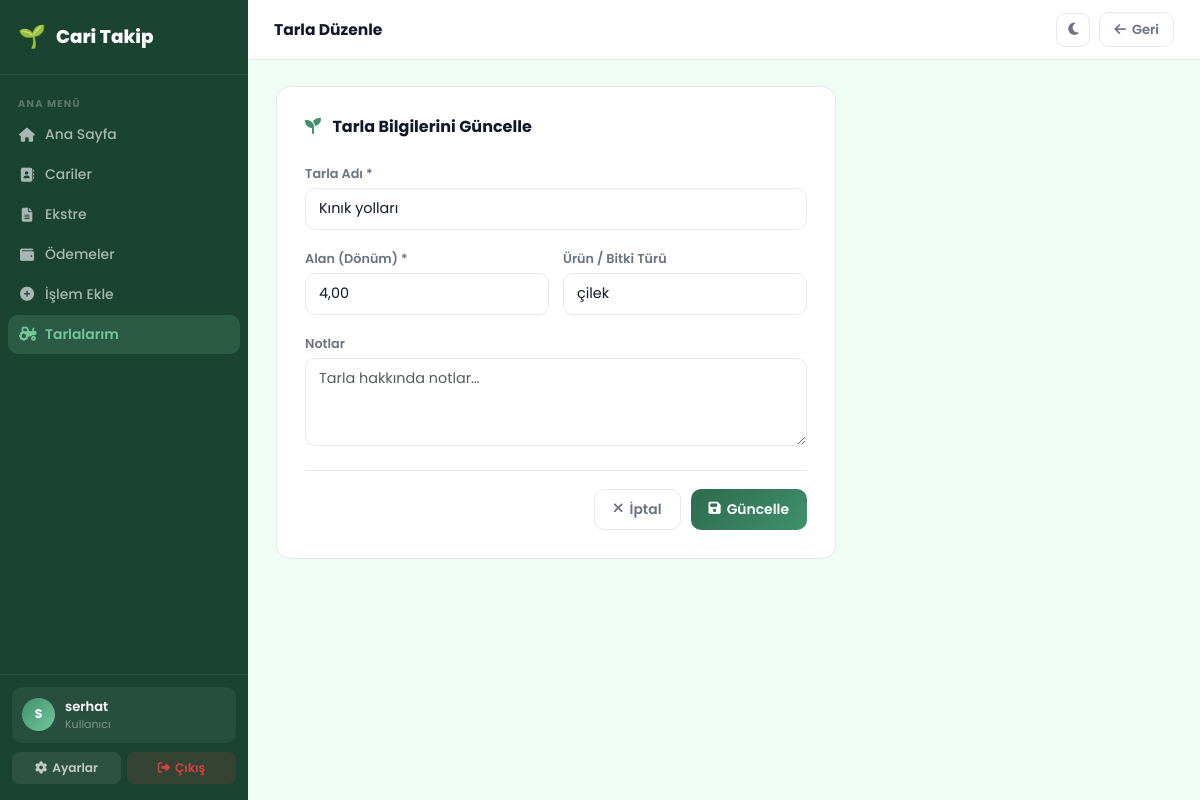
Page /tarlalar/1/duzenle/ (signed in) on the committed database.
### fields/models.py (models this page shows, shortened)
class Field(models.Model):
    name = models.CharField(max_length=150)
    area = models.DecimalField(max_digits=8, decimal_places=2, help_text='Dönüm')
    crop_type = models.CharField(max_length=100, blank=True)
    notes = models.TextField(blank=True)
    created_at = models.DateTimeField(auto_now_add=True)
    class Meta:
        ordering = ['name']

### fields/views.py (the view, shortened to what this page needs)
# urls.py: path('<int:pk>/duzenle/', views.field_edit, name='field_edit'),
@login_required
def field_edit(request, pk):
    field = get_object_or_404(Field, pk=pk)
    return render(request, 'fields/field_form.html', {'field': field})

### Desktop/Yeni klasör/fields/templates/fields/field_form.html (shortened to what this page needs)
{% extends 'dashboard/base.html' %}
{% block page_title %}{% if field %}Tarla Düzenle{% else %}Yeni Tarla Ekle{% endif %}{% endblock %}
{% block topbar_right %}
<a href="{% url 'field_list' %}" class="btn-o" style="padding:7px 14px;font-size:.82rem;">
    <i class="fas fa-arrow-left"></i> Geri
</a>
{% endblock %}
{% block content %}
<div style="max-width:560px;">
    <div class="surface" style="padding:28px;">
        <div style="font-size:1rem;font-weight:700;margin-bottom:22px;">
            <i class="fas fa-seedling me-2" style="color:var(--primary-light);"></i>
            {% if field %}Tarla Bilgilerini Güncelle{% else %}Yeni Tarla Ekle{% endif %}
        </div>
        <form method="post">
            <div class="mb-3">
                <label class="form-label">Tarla Adı *</label>
                <input type="text" name="name" class="form-control"
                    value="{% if field %}{{ field.name }}{% elif form_data %}{{ form_data.name }}{% endif %}"
                    placeholder="örn. Kınık Yolları" required>
            </div>
            <div class="field-2 mb-3" style="display:grid;grid-template-columns:1fr 1fr;gap:14px;">
                <div>
                    <label class="form-label">Alan (Dönüm) *</label>
                    <input type="text" inputmode="decimal" name="area" class="form-control"
                        value="{% if field %}{{ field.area }}{% elif form_data %}{{ form_data.area }}{% endif %}"
                        placeholder="örn. 5" required>
                </div>
                <div>
                    <label class="form-label">Ürün / Bitki Türü</label>
                    <input type="text" name="crop_type" class="form-control"
                        value="{% if field %}{{ field.crop_type }}{% elif form_data %}{{ form_data.crop_type }}{% endif %}"
                        placeholder="örn. Çilek">
                </div>
            </div>
            <div class="mb-3">
                <label class="form-label">Notlar</label>
                <textarea name="notes" class="form-control" placeholder="Tarla hakkında notlar…">{% if field %}{{ field.notes }}{% elif form_data %}{{ form_data.notes }}{% endif %}</textarea>
            </div>
            <div style="display:flex;gap:10px;justify-content:flex-end;margin-top:24px;padding-top:18px;border-top:1px solid var(--border);">
                <a href="{% url 'field_list' %}" class="btn-o"><i class="fas fa-times"></i> İptal</a>
                <button type="submit" class="btn-g">
                    <i class="fas fa-save"></i> {% if field %}Güncelle{% else %}Kaydet{% endif %}
                </button>
            </div>
        </form>
    </div>
</div>
{% endblock %}

### Desktop/Yeni klasör/dashboard/templates/dashboard/base.html (shortened to what this page needs)
<!DOCTYPE html>
<html lang="tr" data-theme="light">
<head>
    <link href="https://cdn.jsdelivr.net/npm/bootstrap@5.3.0/dist/css/bootstrap.min.css" rel="stylesheet">
    <link href="https://cdnjs.cloudflare.com/ajax/libs/font-awesome/6.4.0/css/all.min.css" rel="stylesheet">
</head>
<body>
{% with cur=request.resolver_match.url_name %}
<aside class="sidebar" id="sidebar">
    <a class="sb-brand" href="{% url 'dashboard' %}">
        <span class="emoji">🌱</span> Cari Takip
    </a>
    <nav class="sb-nav">
        <div class="sb-section">Ana Menü</div>
        <a href="{% url 'dashboard' %}" class="sb-item {% if cur == 'dashboard' %}active{% endif %}">
            <i class="fas fa-home"></i> Ana Sayfa
        </a>
        <a href="{% url 'customer_list' %}" class="sb-item {% if cur == 'customer_list' or cur == 'customer_detail' or cur == 'customer_create' %}active{% endif %}">
            <i class="fas fa-address-book"></i> Cariler
        </a>
        <a href="{% url 'statement' %}" class="sb-item {% if cur == 'statement' %}active{% endif %}">
            <i class="fas fa-file-alt"></i> Ekstre
        </a>
        <a href="{% url 'payments' %}" class="sb-item {% if cur == 'payments' or cur == 'payment_create' %}active{% endif %}">
            <i class="fas fa-wallet"></i> Ödemeler
        </a>
        <a href="{% url 'transaction_create' %}" class="sb-item {% if cur == 'transaction_create' %}active{% endif %}">
            <i class="fas fa-plus-circle"></i> İşlem Ekle
        </a>
        <a href="{% url 'field_list' %}" class="sb-item {% if cur == 'field_list' or cur == 'field_detail' or cur == 'field_create' or cur == 'field_edit' %}active{% endif %}">
            <i class="fas fa-tractor"></i> Tarlalarım
        </a>
    </nav>
    <div class="sb-footer">
        <div class="sb-user">
            <div class="sb-avatar">{{ request.user.username|first|upper }}</div>
            <div>
                <div class="sb-uname">{{ request.user.username }}</div>
                <div class="sb-urole">{% if request.user.is_staff %}Yönetici{% else %}Kullanıcı{% endif %}</div>
            </div>
        </div>
        <div class="sb-actions">
            <a href="{% url 'account_delete' %}" class="sb-abtn sb-settings"><i class="fas fa-cog"></i> Ayarlar</a>
            <a href="{% url 'logout' %}" class="sb-abtn sb-logout"><i class="fas fa-sign-out-alt"></i> Çıkış</a>
        </div>
    </div>
</aside>
<div class="app">
    <header class="topbar">
        <div class="topbar-l">
            <span class="page-title">{% block page_title %}{% endblock %}</span>
        </div>
        <div class="topbar-r">
            <button class="icon-btn" id="themeBtn" onclick="toggleTheme()" title="Tema Değiştir">
                <i class="fas fa-moon"></i>
            </button>
            {% block topbar_right %}{% endblock %}
        </div>
    </header>
    <div class="page-body">
        {% block content %}{% endblock %}
    </div>
</div>
{% endwith %}
</body>
</html>

### Desktop/Yeni klasör/dashboard/templates/dashboard/base.html (style rules this page uses)
:root { --sb-bg: #1b4332; --sb-w: 248px; --primary: #2d6a4f; --primary-light: #40916c; --accent: #74c69d; --bg: #f0fdf4; --surface: #ffffff; --border: #e5e7eb; --text: #111827; --sub: #6b7280; --radius: 14px; }
* { margin:0; padding:0; box-sizing:border-box; }
body { font-family:'Poppins','Segoe UI',sans-serif; background:var(--bg); color:var(--text); min-height:100vh; }
.sidebar { width: var(--sb-w); background: var(--sb-bg); position: fixed; top:0; left:0; height: 100vh; display: flex; flex-direction: column; z-index: 300; transition: transform .3s ease; overflow: hidden; }
.sb-brand { display: flex; align-items: center; gap: 10px; padding: 20px 18px; color: #fff; font-size: 1.15rem; font-weight: 800; text-decoration: none; border-bottom: 1px solid rgba(255,255,255,.07); }
.sb-brand .emoji { font-size: 1.4rem; }
.sb-nav { padding: 10px 8px; flex: 1; overflow-y: auto; }
.sb-section { font-size: .62rem; font-weight: 700; letter-spacing: 1.2px; text-transform: uppercase; color: rgba(255,255,255,.28); padding: 12px 10px 4px; }
.sb-item { display: flex; align-items: center; gap: 10px; padding: 9px 11px; border-radius: 10px; color: rgba(255,255,255,.62); text-decoration: none; font-size: .87rem; font-weight: 500; margin-bottom: 1px; transition: background .15s, color .15s; }
.sb-item i { width: 16px; text-align: center; font-size: .88rem; }
.sb-item.active { background: rgba(116,198,157,.18); color: #74c69d; font-weight: 600; }
.sb-item.active i { color: #74c69d; }
.sb-footer { padding: 12px 12px 16px; border-top: 1px solid rgba(255,255,255,.07); }
.sb-user { display: flex; align-items: center; gap: 10px; padding: 10px; border-radius: 10px; background: rgba(255,255,255,.06); margin-bottom: 9px; }
.sb-avatar { width: 33px; height: 33px; border-radius: 50%; background: linear-gradient(135deg,#40916c,#74c69d); display: flex; align-items: center; justify-content: center; font-weight: 700; color: #fff; font-size: .78rem; flex-shrink: 0; }
.sb-uname { font-size: .82rem; font-weight: 600; color: #fff; }
.sb-urole { font-size: .69rem; color: rgba(255,255,255,.4); }
.sb-actions { display: flex; gap: 6px; }
.sb-abtn { flex: 1; display: flex; align-items: center; justify-content: center; gap: 5px; padding: 7px 8px; border-radius: 8px; font-size: .76rem; font-weight: 600; text-decoration: none; border: none; cursor: pointer; transition: background .15s; }
.sb-settings { background: rgba(255,255,255,.08); color: rgba(255,255,255,.7); }
.sb-logout { background: rgba(239,68,68,.12); color: rgba(239,68,68,.85); }
.app { margin-left: var(--sb-w); min-height: 100vh; display: flex; flex-direction: column; }
.topbar { background: var(--surface); border-bottom: 1px solid var(--border); padding: 0 26px; height: 60px; display: flex; align-items: center; justify-content: space-between; position: sticky; top: 0; z-index: 50; }
.topbar-l { display: flex; align-items: center; gap: 12px; }
.page-title { font-size: .97rem; font-weight: 700; color: var(--text); }
.topbar-r { display: flex; align-items: center; gap: 9px; }
.icon-btn { width: 34px; height: 34px; border-radius: 9px; display: flex; align-items: center; justify-content: center; background: none; border: 1px solid var(--border); cursor: pointer; color: var(--sub); font-size: .88rem; transition: background .15s; }
.page-body { padding: 26px 28px; flex: 1; }
.surface { background: var(--surface); border: 1px solid var(--border); border-radius: var(--radius); overflow: hidden; }
.form-label { font-size: .8rem; font-weight: 600; color: var(--sub); margin-bottom: 5px; }
.form-control, .form-select { background: var(--surface); border: 1.5px solid var(--border); border-radius: 10px; padding: 9px 13px; font-size: .9rem; color: var(--text); font-family: inherit; transition: border-color .15s, box-shadow .15s; }
textarea.form-control { min-height: 88px; resize: vertical; }
.btn-g { background: linear-gradient(135deg,var(--primary),var(--primary-light)); color: #fff; border: none; border-radius: 10px; padding: 9px 18px; font-size: .87rem; font-weight: 600; cursor: pointer; display: inline-flex; align-items: center; gap: 6px; transition: transform .15s, box-shadow .15s; text-decoration: none; }
.btn-o { background: transparent; color: var(--sub); border: 1.5px solid var(--border); border-radius: 10px; padding: 9px 18px; font-size: .87rem; font-weight: 600; cursor: pointer; display: inline-flex; align-items: center; gap: 6px; transition: border-color .15s, color .15s; text-decoration: none; }

### rows in the picture
Field: name "Kınık yolları", area "4,00", crop_type "çilek"

### other values in the picture
{{ request.user.username|first|upper }} "S"
{{ request.user.username }} "serhat"
